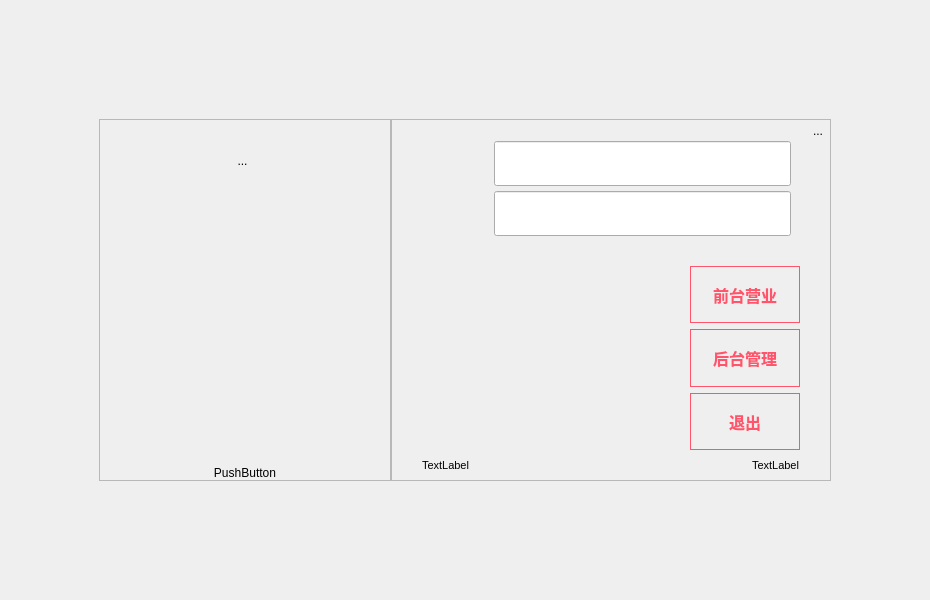
<?xml version="1.0" encoding="UTF-8"?>
<ui version="4.0">
 <class>login_Dialog</class>
 <widget class="QDialog" name="login_Dialog">
  <property name="geometry">
   <rect>
    <x>0</x>
    <y>0</y>
    <width>930</width>
    <height>600</height>
   </rect>
  </property>
  <property name="windowTitle">
   <string>Dialog</string>
  </property>
  <property name="styleSheet">
   <string notr="true"/>
  </property>
  <layout class="QGridLayout" name="gridLayout_2">
   <item row="0" column="1">
    <spacer name="verticalSpacer_2">
     <property name="orientation">
      <enum>Qt::Vertical</enum>
     </property>
     <property name="sizeType">
      <enum>QSizePolicy::Expanding</enum>
     </property>
     <property name="sizeHint" stdset="0">
      <size>
       <width>20</width>
       <height>87</height>
      </size>
     </property>
    </spacer>
   </item>
   <item row="1" column="0">
    <spacer name="horizontalSpacer_3">
     <property name="orientation">
      <enum>Qt::Horizontal</enum>
     </property>
     <property name="sizeType">
      <enum>QSizePolicy::Expanding</enum>
     </property>
     <property name="sizeHint" stdset="0">
      <size>
       <width>22</width>
       <height>20</height>
      </size>
     </property>
    </spacer>
   </item>
   <item row="1" column="1">
    <widget class="QWidget" name="widget_3" native="true">
     <property name="minimumSize">
      <size>
       <width>750</width>
       <height>380</height>
      </size>
     </property>
     <property name="maximumSize">
      <size>
       <width>750</width>
       <height>380</height>
      </size>
     </property>
     <layout class="QHBoxLayout" name="horizontalLayout_4" stretch="3,4">
      <property name="spacing">
       <number>0</number>
      </property>
      <item>
       <widget class="lds_roundeddialog_title_frame" name="frame_login_left">
        <property name="minimumSize">
         <size>
          <width>280</width>
          <height>0</height>
         </size>
        </property>
        <property name="styleSheet">
         <string notr="true"/>
        </property>
        <property name="frameShape">
         <enum>QFrame::StyledPanel</enum>
        </property>
        <property name="frameShadow">
         <enum>QFrame::Raised</enum>
        </property>
        <layout class="QGridLayout" name="gridLayout_3">
         <property name="leftMargin">
          <number>0</number>
         </property>
         <property name="topMargin">
          <number>0</number>
         </property>
         <property name="rightMargin">
          <number>0</number>
         </property>
         <property name="bottomMargin">
          <number>0</number>
         </property>
         <item row="0" column="1" colspan="2">
          <spacer name="verticalSpacer_4">
           <property name="orientation">
            <enum>Qt::Vertical</enum>
           </property>
           <property name="sizeType">
            <enum>QSizePolicy::Minimum</enum>
           </property>
           <property name="sizeHint" stdset="0">
            <size>
             <width>128</width>
             <height>30</height>
            </size>
           </property>
          </spacer>
         </item>
         <item row="1" column="0">
          <spacer name="horizontalSpacer_5">
           <property name="orientation">
            <enum>Qt::Horizontal</enum>
           </property>
           <property name="sizeHint" stdset="0">
            <size>
             <width>79</width>
             <height>20</height>
            </size>
           </property>
          </spacer>
         </item>
         <item row="1" column="1" colspan="2">
          <widget class="QWidget" name="widget_4" native="true">
           <property name="minimumSize">
            <size>
             <width>123</width>
             <height>0</height>
            </size>
           </property>
           <property name="maximumSize">
            <size>
             <width>123</width>
             <height>16777215</height>
            </size>
           </property>
           <property name="styleSheet">
            <string notr="true"/>
           </property>
           <layout class="QVBoxLayout" name="verticalLayout_4" stretch="0,1">
            <property name="spacing">
             <number>0</number>
            </property>
            <property name="leftMargin">
             <number>0</number>
            </property>
            <property name="topMargin">
             <number>0</number>
            </property>
            <property name="rightMargin">
             <number>0</number>
            </property>
            <property name="bottomMargin">
             <number>0</number>
            </property>
            <item>
             <widget class="QToolButton" name="toolButton_logo">
              <property name="sizePolicy">
               <sizepolicy hsizetype="Expanding" vsizetype="Fixed">
                <horstretch>0</horstretch>
                <verstretch>0</verstretch>
               </sizepolicy>
              </property>
              <property name="focusPolicy">
               <enum>Qt::NoFocus</enum>
              </property>
              <property name="text">
               <string>...</string>
              </property>
              <property name="iconSize">
               <size>
                <width>74</width>
                <height>74</height>
               </size>
              </property>
              <property name="autoRaise">
               <bool>true</bool>
              </property>
             </widget>
            </item>
            <item>
             <widget class="QPushButton" name="pushButton_cp_SoftPos">
              <property name="sizePolicy">
               <sizepolicy hsizetype="Minimum" vsizetype="Expanding">
                <horstretch>0</horstretch>
                <verstretch>0</verstretch>
               </sizepolicy>
              </property>
              <property name="text">
               <string/>
              </property>
              <property name="autoDefault">
               <bool>false</bool>
              </property>
              <property name="flat">
               <bool>true</bool>
              </property>
             </widget>
            </item>
           </layout>
          </widget>
         </item>
         <item row="1" column="3">
          <spacer name="horizontalSpacer_2">
           <property name="orientation">
            <enum>Qt::Horizontal</enum>
           </property>
           <property name="sizeHint" stdset="0">
            <size>
             <width>78</width>
             <height>20</height>
            </size>
           </property>
          </spacer>
         </item>
         <item row="2" column="0" colspan="4">
          <widget class="QPushButton" name="pushButton_can_update">
           <property name="styleSheet">
            <string notr="true">border:0px;</string>
           </property>
           <property name="text">
            <string>PushButton</string>
           </property>
           <property name="flat">
            <bool>true</bool>
           </property>
          </widget>
         </item>
        </layout>
       </widget>
      </item>
      <item>
       <widget class="QFrame" name="frame_login_main">
        <property name="minimumSize">
         <size>
          <width>440</width>
          <height>0</height>
         </size>
        </property>
        <property name="styleSheet">
         <string notr="true">QLineEdit{
border-image: url(:image/login_lineedit_background.png);
font-size:15pt;
color:black;
}</string>
        </property>
        <property name="frameShape">
         <enum>QFrame::StyledPanel</enum>
        </property>
        <property name="frameShadow">
         <enum>QFrame::Raised</enum>
        </property>
        <layout class="QVBoxLayout" name="verticalLayout_3">
         <property name="spacing">
          <number>0</number>
         </property>
         <property name="leftMargin">
          <number>0</number>
         </property>
         <property name="topMargin">
          <number>0</number>
         </property>
         <property name="rightMargin">
          <number>0</number>
         </property>
         <property name="bottomMargin">
          <number>0</number>
         </property>
         <item>
          <layout class="QHBoxLayout" name="horizontalLayout_2">
           <item>
            <spacer name="horizontalSpacer">
             <property name="orientation">
              <enum>Qt::Horizontal</enum>
             </property>
             <property name="sizeHint" stdset="0">
              <size>
               <width>40</width>
               <height>20</height>
              </size>
             </property>
            </spacer>
           </item>
           <item>
            <widget class="QToolButton" name="toolButton_dbset">
             <property name="focusPolicy">
              <enum>Qt::NoFocus</enum>
             </property>
             <property name="text">
              <string>...</string>
             </property>
             <property name="autoRaise">
              <bool>true</bool>
             </property>
            </widget>
           </item>
          </layout>
         </item>
         <item>
          <layout class="QVBoxLayout" name="verticalLayout_2">
           <property name="leftMargin">
            <number>30</number>
           </property>
           <property name="rightMargin">
            <number>30</number>
           </property>
           <item>
            <layout class="QGridLayout" name="gridLayout">
             <property name="leftMargin">
              <number>2</number>
             </property>
             <property name="rightMargin">
              <number>0</number>
             </property>
             <property name="horizontalSpacing">
              <number>2</number>
             </property>
             <property name="verticalSpacing">
              <number>5</number>
             </property>
             <item row="0" column="0">
              <widget class="QLabel" name="label">
               <property name="minimumSize">
                <size>
                 <width>68</width>
                 <height>45</height>
                </size>
               </property>
               <property name="maximumSize">
                <size>
                 <width>66</width>
                 <height>45</height>
                </size>
               </property>
               <property name="text">
                <string/>
               </property>
               <property name="pixmap">
                <pixmap resource="../res.qrc">:/image/4.png</pixmap>
               </property>
              </widget>
             </item>
             <item row="0" column="1">
              <widget class="QLineEdit" name="lineEdit_usr">
               <property name="minimumSize">
                <size>
                 <width>0</width>
                 <height>45</height>
                </size>
               </property>
               <property name="maximumSize">
                <size>
                 <width>16777215</width>
                 <height>45</height>
                </size>
               </property>
              </widget>
             </item>
             <item row="1" column="1">
              <widget class="QLineEdit" name="lineEdit_pwd">
               <property name="minimumSize">
                <size>
                 <width>0</width>
                 <height>45</height>
                </size>
               </property>
               <property name="maximumSize">
                <size>
                 <width>16777215</width>
                 <height>45</height>
                </size>
               </property>
               <property name="echoMode">
                <enum>QLineEdit::Password</enum>
               </property>
              </widget>
             </item>
             <item row="1" column="0">
              <widget class="QLabel" name="label_2">
               <property name="minimumSize">
                <size>
                 <width>68</width>
                 <height>45</height>
                </size>
               </property>
               <property name="maximumSize">
                <size>
                 <width>68</width>
                 <height>45</height>
                </size>
               </property>
               <property name="text">
                <string/>
               </property>
               <property name="pixmap">
                <pixmap resource="../res.qrc">:/image/5.png</pixmap>
               </property>
              </widget>
             </item>
             <item row="1" column="2">
              <widget class="QLabel" name="label_pwd_fill">
               <property name="text">
                <string/>
               </property>
              </widget>
             </item>
            </layout>
           </item>
           <item>
            <layout class="QHBoxLayout" name="horizontalLayout" stretch="4,1">
             <property name="spacing">
              <number>30</number>
             </property>
             <property name="leftMargin">
              <number>0</number>
             </property>
             <property name="topMargin">
              <number>30</number>
             </property>
             <item>
              <widget class="public_key_Form" name="widget" native="true"/>
             </item>
             <item>
              <widget class="QWidget" name="widget_2" native="true">
               <property name="minimumSize">
                <size>
                 <width>110</width>
                 <height>0</height>
                </size>
               </property>
               <property name="styleSheet">
                <string notr="true">QPushButton{
color:#ff546b;
font-size:12pt;
font-weight:bold;
border:1px solid #ff546b;
}
QPushButton:pressed{
border:1px solid #ff546b;
background-color: rgba(255, 84, 107, 100);
}</string>
               </property>
               <layout class="QVBoxLayout" name="verticalLayout">
                <property name="leftMargin">
                 <number>0</number>
                </property>
                <property name="topMargin">
                 <number>0</number>
                </property>
                <property name="rightMargin">
                 <number>0</number>
                </property>
                <property name="bottomMargin">
                 <number>0</number>
                </property>
                <item>
                 <widget class="lds_pushbutton_wrap" name="pushButton_pre">
                  <property name="sizePolicy">
                   <sizepolicy hsizetype="Expanding" vsizetype="Expanding">
                    <horstretch>0</horstretch>
                    <verstretch>0</verstretch>
                   </sizepolicy>
                  </property>
                  <property name="focusPolicy">
                   <enum>Qt::NoFocus</enum>
                  </property>
                  <property name="text">
                   <string>前台营业</string>
                  </property>
                 </widget>
                </item>
                <item>
                 <widget class="lds_pushbutton_wrap" name="pushButton_back">
                  <property name="sizePolicy">
                   <sizepolicy hsizetype="Expanding" vsizetype="Expanding">
                    <horstretch>0</horstretch>
                    <verstretch>0</verstretch>
                   </sizepolicy>
                  </property>
                  <property name="focusPolicy">
                   <enum>Qt::NoFocus</enum>
                  </property>
                  <property name="text">
                   <string>后台管理</string>
                  </property>
                 </widget>
                </item>
                <item>
                 <widget class="lds_pushbutton_wrap" name="pushButton_close">
                  <property name="sizePolicy">
                   <sizepolicy hsizetype="Expanding" vsizetype="Expanding">
                    <horstretch>0</horstretch>
                    <verstretch>0</verstretch>
                   </sizepolicy>
                  </property>
                  <property name="focusPolicy">
                   <enum>Qt::NoFocus</enum>
                  </property>
                  <property name="text">
                   <string>退出</string>
                  </property>
                 </widget>
                </item>
               </layout>
              </widget>
             </item>
            </layout>
           </item>
           <item>
            <layout class="QHBoxLayout" name="horizontalLayout_5">
             <item>
              <widget class="QLabel" name="label_info">
               <property name="minimumSize">
                <size>
                 <width>0</width>
                 <height>30</height>
                </size>
               </property>
               <property name="styleSheet">
                <string notr="true">font-size:8pt;</string>
               </property>
               <property name="text">
                <string>TextLabel</string>
               </property>
              </widget>
             </item>
             <item>
              <spacer name="horizontalSpacer_6">
               <property name="orientation">
                <enum>Qt::Horizontal</enum>
               </property>
               <property name="sizeHint" stdset="0">
                <size>
                 <width>40</width>
                 <height>20</height>
                </size>
               </property>
              </spacer>
             </item>
             <item>
              <widget class="QLabel" name="label_version">
               <property name="styleSheet">
                <string notr="true">font-size:8pt;</string>
               </property>
               <property name="text">
                <string>TextLabel</string>
               </property>
              </widget>
             </item>
            </layout>
           </item>
          </layout>
         </item>
        </layout>
       </widget>
      </item>
     </layout>
    </widget>
   </item>
   <item row="1" column="2">
    <spacer name="horizontalSpacer_4">
     <property name="orientation">
      <enum>Qt::Horizontal</enum>
     </property>
     <property name="sizeType">
      <enum>QSizePolicy::Expanding</enum>
     </property>
     <property name="sizeHint" stdset="0">
      <size>
       <width>22</width>
       <height>20</height>
      </size>
     </property>
    </spacer>
   </item>
   <item row="2" column="1">
    <spacer name="verticalSpacer_3">
     <property name="orientation">
      <enum>Qt::Vertical</enum>
     </property>
     <property name="sizeType">
      <enum>QSizePolicy::Expanding</enum>
     </property>
     <property name="sizeHint" stdset="0">
      <size>
       <width>20</width>
       <height>87</height>
      </size>
     </property>
    </spacer>
   </item>
  </layout>
 </widget>
 <customwidgets>
  <customwidget>
   <class>lds_pushbutton_wrap</class>
   <extends>QPushButton</extends>
   <header>lds_pushbutton_wrap.h</header>
  </customwidget>
  <customwidget>
   <class>lds_roundeddialog_title_frame</class>
   <extends>QFrame</extends>
   <header>lds_roundeddialog_title_frame.h</header>
   <container>1</container>
  </customwidget>
  <customwidget>
   <class>public_key_Form</class>
   <extends>QWidget</extends>
   <header>public_key_form.h</header>
   <container>1</container>
  </customwidget>
 </customwidgets>
 <resources>
  <include location="../res.qrc"/>
 </resources>
 <connections/>
</ui>
